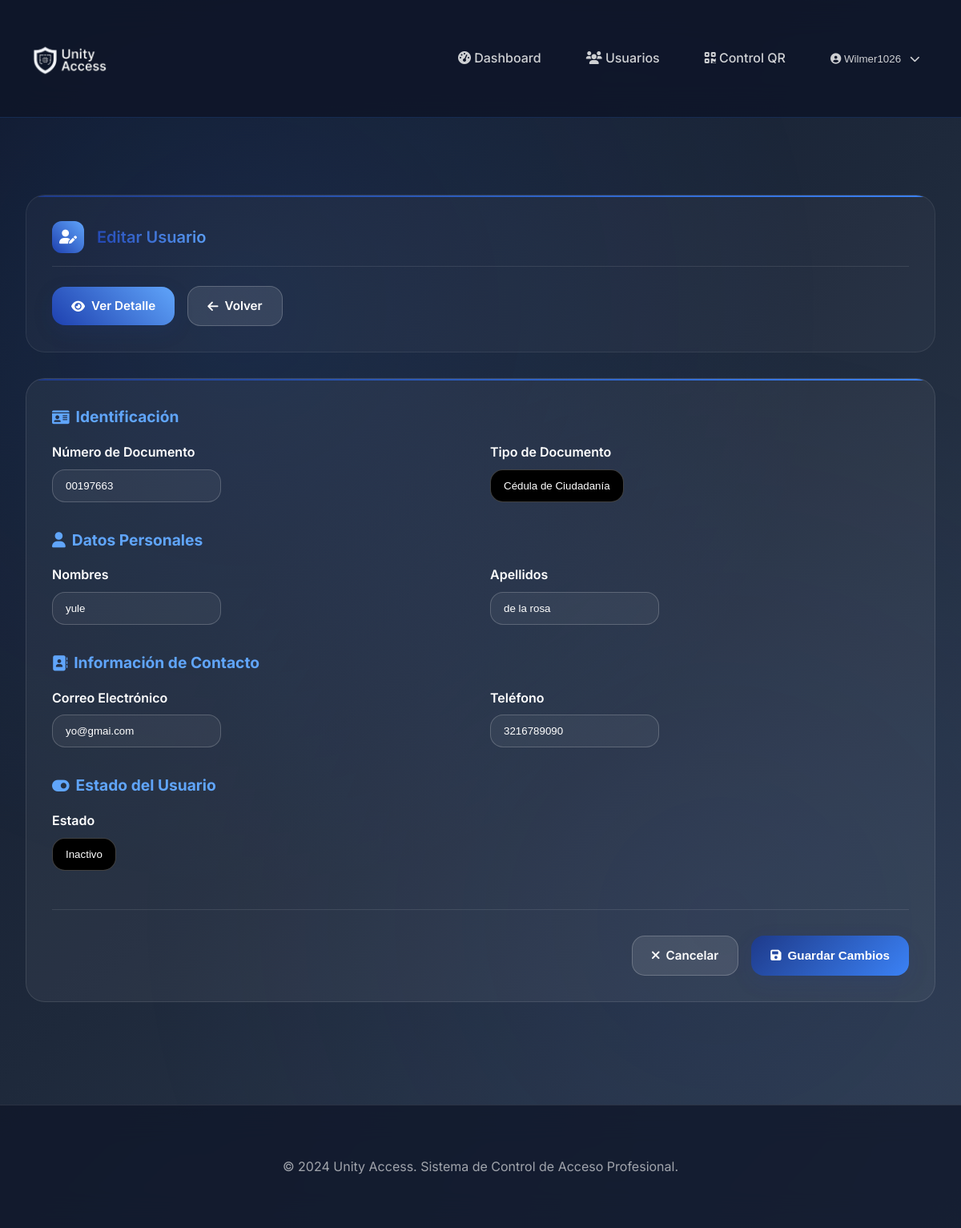
Screenshot of /appi/usuarios/2/editar/ (signed in) with the database file from the repository.
### appi/models.py (models this page shows, shortened)
class Usuario(models.Model):
    TIPO_DOCUMENTO_CHOICES = [
        ('CC', 'Cédula de Ciudadanía'),
        ('TI', 'Tarjeta de Identidad'),
        ('CE', 'Cédula de Extranjería'),
        ('PP', 'Pasaporte'),
    ]
    ESTADO_CHOICES = [
        ('activo', 'Activo'),
        ('inactivo', 'Inactivo'),
    ]
    numero_documento = models.CharField(max_length=20, unique=True, verbose_name="Número de Documento")
    tipo_documento = models.CharField(max_length=2, choices=TIPO_DOCUMENTO_CHOICES, default='CC', verbose_name="Tipo de Documento")
    nombres = models.CharField(max_length=100, verbose_name="Nombres")
    apellidos = models.CharField(max_length=100, verbose_name="Apellidos")
    email = models.EmailField(verbose_name="Correo Electrónico")
    telefono = models.CharField(max_length=15, blank=True, null=True, verbose_name="Teléfono")
    estado = models.CharField(max_length=10, choices=ESTADO_CHOICES, default='activo', verbose_name="Estado")
    fecha_registro = models.DateTimeField(auto_now_add=True, verbose_name="Fecha de Registro")
    fecha_actualizacion = models.DateTimeField(auto_now=True, verbose_name="Última Actualización")
    class Meta:
        verbose_name = "Usuario"
        verbose_name_plural = "Usuarios"
        ordering = ['apellidos', 'nombres']

### appi/views.py (the view)
# urls.py: path('usuarios/<int:id>/editar/', views.editar_usuario, name='editar_usuario'),
@never_cache
@never_cache
@never_cache
@login_required
@user_passes_test(es_administrador)
def editar_usuario(request, id):
    usuario = get_object_or_404(Usuario, id=id)
    if request.method == 'POST':
        form = UsuarioForm(request.POST, instance=usuario)
        if form.is_valid():
            usuario = form.save()
            messages.success(request, f'Usuario {usuario.nombre_completo} actualizado exitosamente.')
            return redirect('appi:detalle_usuario', id=usuario.id)
        else:
            messages.error(request, 'Por favor corrige los errores en el formulario.')
    else:
        form = UsuarioForm(instance=usuario)
    context = {
        'form': form,
        'usuario': usuario,
    }
    return render(request, 'usuarios/editar.html', context)

### appi/views.py (called while the page is built)
def es_administrador(user):
    return user.is_authenticated and (user.is_superuser or user.is_staff)

### templates/usuarios/editar.html (shortened to what this page needs)
{% extends 'base.html' %}
{% block content %}
<div class="fade-in-up">
    <div class="content-card">
        <div class="card-header-custom">
            <div class="card-icon-custom">
                <i class="fas fa-user-edit"></i>
            </div>
            <h1 class="card-title-custom text-gradient">Editar Usuario</h1>
        </div>
        <p style="color: rgba(255, 255, 255, 0.7); font-size: 1.1rem; margin: 0; display:flex; gap:1rem; align-items:center;">
            <a href="{% url 'appi:detalle_usuario' usuario.id %}" class="btn-custom btn-info-custom hover-lift">
                <i class="fas fa-eye"></i>
                Ver Detalle
            </a>
            <a href="{% url 'appi:lista_usuarios' %}" class="btn-custom btn-secondary-custom hover-lift">
                <i class="fas fa-arrow-left"></i>
                Volver
            </a>
        </p>
    </div>
    <div class="content-card glass-effect">
        <form method="post" class="form-custom js-confirm" data-confirm-title="Guardar Cambios" data-confirm-text="¿Deseas actualizar este usuario?" data-confirm-icon="question">
            <div style="margin-bottom: 2rem;">
                <h3 style="color: var(--accent-color); font-size: 1.2rem; margin-bottom: 1rem; display: flex; align-items: center; gap: 0.5rem;">
                    <i class="fas fa-id-card"></i>
                    Identificación
                </h3>
                <div style="display: grid; grid-template-columns: repeat(auto-fit, minmax(300px, 1fr)); gap: 1.5rem;">
                    <div>
                        <label class="form-label-custom" for="{{ form.numero_documento.id_for_label }}">
                            {{ form.numero_documento.label }}
                        </label>
                        {{ form.numero_documento }}
                    </div>
                    <div>
                        <label class="form-label-custom" for="{{ form.tipo_documento.id_for_label }}">
                            {{ form.tipo_documento.label }}
                        </label>
                        {{ form.tipo_documento }}
                    </div>
                </div>
            </div>
            <div style="margin-bottom: 2rem;">
                <h3 style="color: var(--accent-color); font-size: 1.2rem; margin-bottom: 1rem; display: flex; align-items: center; gap: 0.5rem;">
                    <i class="fas fa-user"></i>
                    Datos Personales
                </h3>
                <div style="display: grid; grid-template-columns: repeat(auto-fit, minmax(300px, 1fr)); gap: 1.5rem;">
                    <div>
                        <label class="form-label-custom" for="{{ form.nombres.id_for_label }}">
                            {{ form.nombres.label }}
                        </label>
                        {{ form.nombres }}
                    </div>
                    <div>
                        <label class="form-label-custom" for="{{ form.apellidos.id_for_label }}">
                            {{ form.apellidos.label }}
                        </label>
                        {{ form.apellidos }}
                    </div>
                </div>
            </div>
            <div style="margin-bottom: 2rem;">
                <h3 style="color: var(--accent-color); font-size: 1.2rem; margin-bottom: 1rem; display: flex; align-items: center; gap: 0.5rem;">
                    <i class="fas fa-address-book"></i>
                    Información de Contacto
                </h3>
                <div style="display: grid; grid-template-columns: repeat(auto-fit, minmax(300px, 1fr)); gap: 1.5rem;">
                    <div>
                        <label class="form-label-custom" for="{{ form.email.id_for_label }}">
                            {{ form.email.label }}
                        </label>
                        {{ form.email }}
                    </div>
                    <div>
                        <label class="form-label-custom" for="{{ form.telefono.id_for_label }}">
                            {{ form.telefono.label }}
                        </label>
                        {{ form.telefono }}
                    </div>
                </div>
            </div>
            <div style="margin-bottom: 2rem;">
                <h3 style="color: var(--accent-color); font-size: 1.2rem; margin-bottom: 1rem; display: flex; align-items: center; gap: 0.5rem;">
                    <i class="fas fa-toggle-on"></i>
                    Estado del Usuario
                </h3>
                <div style="max-width: 300px;">
                    <label class="form-label-custom" for="{{ form.estado.id_for_label }}">
                        {{ form.estado.label }}
                    </label>
                    {{ form.estado }}
                </div>
            </div>
            <div style="display: flex; justify-content: flex-end; gap: 1rem; margin-top: 3rem; padding-top: 2rem; border-top: 1px solid rgba(255, 255, 255, 0.1);">
                <a href="{% url 'appi:lista_usuarios' %}" class="btn-custom btn-secondary-custom hover-lift">
                    <i class="fas fa-times"></i>
                    Cancelar
                </a>
                <button type="submit" class="btn-custom btn-primary-custom hover-lift">
                    <i class="fas fa-save"></i>
                    Guardar Cambios
                </button>
            </div>
        </form>
    </div>
</div>
{% endblock %}

### templates/base.html (shortened to what this page needs)
<!DOCTYPE html>
<html lang="es">
<head>
    <link href="https://cdnjs.cloudflare.com/ajax/libs/font-awesome/6.0.0/css/all.min.css" rel="stylesheet">
    {% load static %}
    <link href="{% static 'css/style.css' %}" rel="stylesheet">
</head>
<body>
    {% if user.is_authenticated %}
    <nav class="navbar-custom">
        <div class="main-container">
            <div style="display: flex; align-items: center; justify-content: space-between; width: 100%;">
                <a class="navbar-brand-custom" href="{% url 'appi:dashboard' %}">
                    <img src="{% static 'imagen/logo.png' %}" alt="Unity Access Logo" class="brand-logo">
                </a>
                <div style="display: flex;  align-items: center; gap: 1rem;">
                    <a  style="text-decoration: none;" class="nav-link-custom" href="{% url 'appi:dashboard' %}">
                        <i class="fas fa-tachometer-alt"></i>
                        Dashboard
                    </a>
                    <a style="text-decoration: none;"  class="nav-link-custom" href="{% url 'appi:lista_usuarios' %}">
                        <i class="fas fa-users"></i>
                        Usuarios
                    </a>
                    <a style="text-decoration: none;"  class="nav-link-custom" href="{% url 'appi:control_qr' %}" onclick="window.open(this.href, 'QRScannerWindow', 'width=1000,height=800,scrollbars=yes,resizable=yes'); return false;">
                        <i class="fas fa-qrcode"></i>
                        Control QR
                    </a>
                    <div style="position: relative; display: inline-block;">
                        <button class="nav-link-custom" style="background: none; border: none; cursor: pointer;" onclick="toggleDropdown()">
                            <i class="fas fa-user-circle"></i>
                            {{ user.username }}
                            <i class="fas fa-chevron-down" style="margin-left: 0.5rem; font-size: 0.8rem;"></i>
                        </button>
                    </div>
                </div>
            </div>
        </div>
    </nav>
    {% endif %}
    <div class="main-container">
    </div>
    <main class="main-container fade-in-up">
        {% block content %}{% endblock %}
    </main>
    <footer class="footer-custom">
        <div class="main-container">
            <p>&copy; 2024 Unity Access. Sistema de Control de Acceso Profesional.</p>
        </div>
    </footer>
</body>
</html>

### rows the page displays
Usuario: numero_documento "00197663", tipo_documento "Cédula de Ciudadanía", nombres "yule", apellidos "de la rosa", email "yo@gmai.com", telefono "3216789090", estado "Inactivo"

### other values shown
{{ user.username }} "Wilmer1026"
